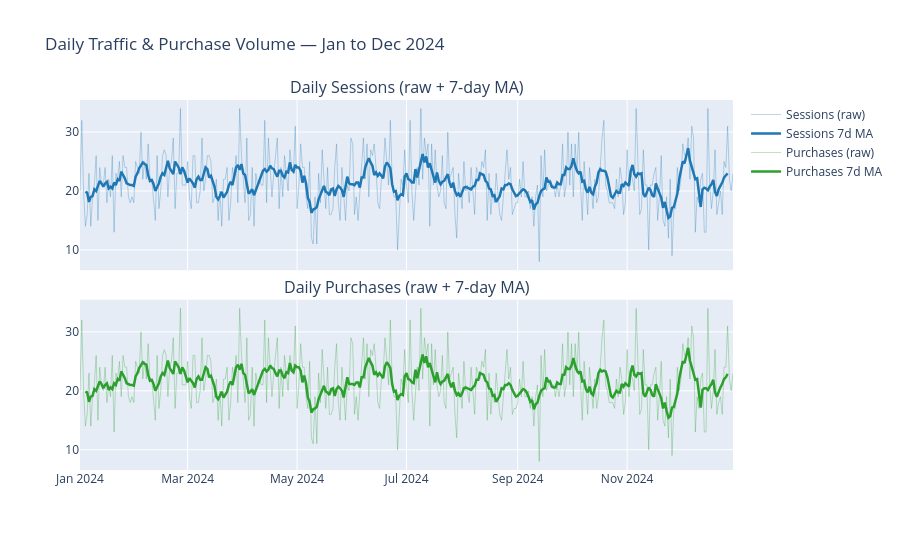

Write notebook code for a chart like this one.
### Code cell
# Daily sessions & purchases with 7-day moving average
daily = df_ts.groupby('date').agg(
    sessions=('purchase', 'count'),
    purchases=('purchase', 'sum')
).reset_index()
daily['date'] = pd.to_datetime(daily['date'])
daily['purchase_rate'] = daily['purchases'] / daily['sessions']
daily['sessions_7d']   = daily['sessions'].rolling(7, center=True).mean()
daily['purchases_7d']  = daily['purchases'].rolling(7, center=True).mean()

fig = make_subplots(rows=2, cols=1, shared_xaxes=True,
                    subplot_titles=['Daily Sessions (raw + 7-day MA)', 'Daily Purchases (raw + 7-day MA)'],
                    vertical_spacing=0.08)
fig.add_trace(go.Scatter(x=daily['date'], y=daily['sessions'],
                         mode='lines', line=dict(color='rgba(31,119,180,0.3)', width=1), name='Sessions (raw)'), row=1, col=1)
fig.add_trace(go.Scatter(x=daily['date'], y=daily['sessions_7d'],
                         mode='lines', line=dict(color='#1f77b4', width=2.5), name='Sessions 7d MA'), row=1, col=1)
fig.add_trace(go.Scatter(x=daily['date'], y=daily['purchases'],
                         mode='lines', line=dict(color='rgba(44,160,44,0.3)', width=1), name='Purchases (raw)'), row=2, col=1)
fig.add_trace(go.Scatter(x=daily['date'], y=daily['purchases_7d'],
                         mode='lines', line=dict(color='#2ca02c', width=2.5), name='Purchases 7d MA'), row=2, col=1)
fig.update_layout(title='Daily Traffic & Purchase Volume — Jan to Dec 2024', height=550, hovermode='x unified')
fig.show()

### Figure 1 — Plotly figure (JSON) as saved in the notebook; plotly's stock layout.template omitted (floating-point values rounded to 4 significant figures; data arrays with more than 128 entries replaced by an {"elided": "..."} marker saying what was removed)
{"data": [{"line": {"color": "rgba(31,119,180,0.3)", "width": 1}, "mode": "lines", "name": "Sessions (raw)", "type": "scatter", "x": {"elided": "365 str values"}, "xaxis": "x", "y": {"elided": "365 int values"}, "yaxis": "y"}, {"line": {"color": "#1f77b4", "width": 2.5}, "mode": "lines", "name": "Sessions 7d MA", "type": "scatter", "x": {"elided": "365 str values"}, "xaxis": "x", "y": {"elided": "365 float values"}, "yaxis": "y"}, {"line": {"color": "rgba(44,160,44,0.3)", "width": 1}, "mode": "lines", "name": "Purchases (raw)", "type": "scatter", "x": {"elided": "365 str values"}, "xaxis": "x2", "y": {"elided": "365 float values"}, "yaxis": "y2"}, {"line": {"color": "#2ca02c", "width": 2.5}, "mode": "lines", "name": "Purchases 7d MA", "type": "scatter", "x": {"elided": "365 str values"}, "xaxis": "x2", "y": {"elided": "365 float values"}, "yaxis": "y2"}], "layout": {"annotations": [{"font": {"size": 16}, "showarrow": false, "text": "Daily Sessions (raw + 7-day MA)", "x": 0.5, "xanchor": "center", "xref": "paper", "y": 1, "yanchor": "bottom", "yref": "paper"}, {"font": {"size": 16}, "showarrow": false, "text": "Daily Purchases (raw + 7-day MA)", "x": 0.5, "xanchor": "center", "xref": "paper", "y": 0.46, "yanchor": "bottom", "yref": "paper"}], "height": 550, "hovermode": "x unified", "title": {"text": "Daily Traffic & Purchase Volume — Jan to Dec 2024"}, "xaxis": {"anchor": "y", "domain": [0, 1], "matches": "x2", "showticklabels": false}, "xaxis2": {"anchor": "y2", "domain": [0, 1]}, "yaxis": {"anchor": "x", "domain": [0.54, 1]}, "yaxis2": {"anchor": "x2", "domain": [0, 0.46]}}}
